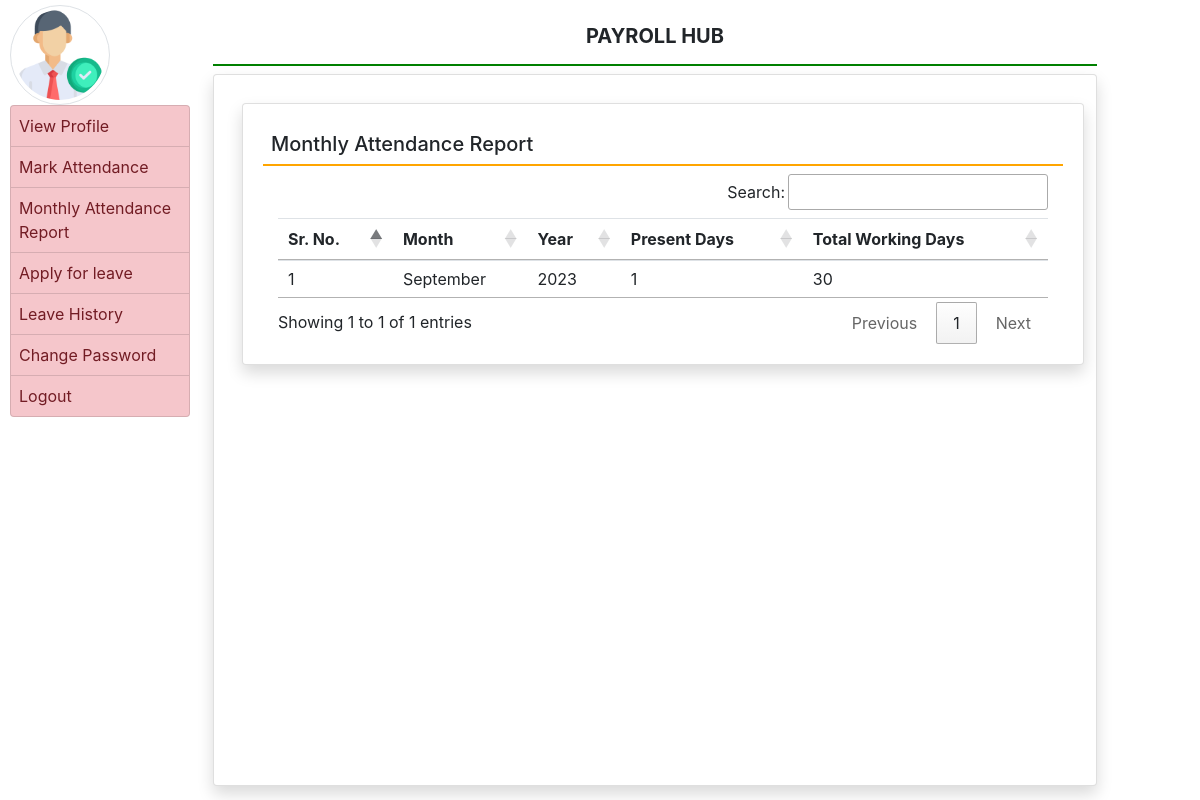
Screenshot of /viewEmpAttendance/ (signed in) with the database file from the repository.
### employee/models.py (models this page shows, shortened)
class AttendanceSummary(models.Model):
    user = models.ForeignKey(User, on_delete=models.DO_NOTHING)
    month = models.PositiveIntegerField()
    year = models.PositiveIntegerField()
    days_present = models.PositiveIntegerField(default=0)
    days_total = models.PositiveIntegerField(default=0)
    paid_leave = models.PositiveIntegerField(default=0)
    unpaid_leave = models.PositiveIntegerField(default=0)
    biMOT = models.PositiveIntegerField(default=2)
    biMOB = models.PositiveIntegerField(default=2)
    sundays = models.PositiveIntegerField(default=0)

### employee/views.py (the view)
# urls.py: path('viewEmpAttendance/',views.viewAttendance, name = "viewEmpAttendance"),
def viewAttendance(request):
    if not request.user.is_authenticated:
        return redirect('empLogin')
    user = request.user
    attendance_data = AttendanceSummary.objects.filter(user=user)
    return render(request, 'viewAttendance.html',locals())

### employee/templates/viewAttendance.html (shortened to what this page needs)
{% extends 'empBase.html' %}
{% block main %}
<link rel="stylesheet" href="https://cdn.datatables.net/1.13.5/css/jquery.dataTables.min.css">
<link rel="stylesheet" href="https://cdn.datatables.net/buttons/2.4.1/css/buttons.dataTables.min.css">
<link rel="stylesheet" href="https://cdn.datatables.net/fixedheader/3.4.0/css/fixedHeader.dataTables.min.css">
<div class="card shadow m-2" style="width:100%">
    <div class="card-body" style="width:100%">
        <h5 class="p-2" style="border-bottom:2px solid orange">Monthly Attendance Report</h5>
        <div class="container-fluid" style="width:100%">
            <table class="table" id="example" style="width:100%">
                <thead>
                    <tr>
                        <th>Sr. No.</th>
                        <th>Month</th>
                        <th>Year</th>
                        <th>Present Days</th>
                        <th>Total Working Days</th>
                    </tr>
                </thead>
                <tbody>
                    {% for attend in attendance_data %}
                    <tr>
                        <td>{{forloop.counter}}</td>
                        {% if attend.month == 1 %}
                        <td>January</td>
                        {% elif attend.month == 2 %}
                        <td>February</td>
                        {% elif attend.month == 3 %}
                        <td>March</td>
                        {% elif attend.month == 4 %}
                        <td>April</td>
                        {% elif attend.month == 5 %}
                        <td>May</td>
                        {% elif attend.month == 6 %}
                        <td>June</td>
                        {% elif attend.month == 7 %}
                        <td>July</td>
                        {% elif attend.month == 8 %}
                        <td>August</td>
                        {% elif attend.month == 9 %}
                        <td>September</td>
                        {% elif attend.month == 10 %}
                        <td>October</td>
                        {% elif attend.month == 11 %}
                        <td>November</td>
                        {% elif attend.month == 12 %}
                        <td>December</td>
                        {% endif %}
                        <td>{{attend.year}}</td>
                        <td>{{attend.days_present}}</td>
                        <td>{{attend.days_total}}</td>
                    </tr>
                    {% endfor %}
                </tbody>
            </table>
        </div>
    </div>
</div>
{% endblock %}

### employee/templates/viewAttendance.html (style rules this page uses)
.card { width: 100%; }
.card-body { overflow-x: auto; }
table { width: 100%; }

### rows the page displays
AttendanceSummary: month "September", year "2023", days_present "1", days_total "30"
